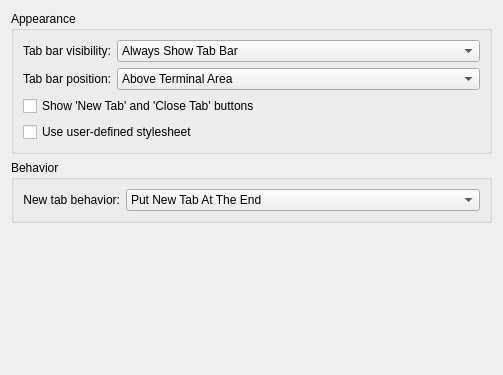
<?xml version="1.0" encoding="UTF-8"?>
<ui version="4.0">
 <class>TabBarSettings</class>
 <widget class="QWidget" name="TabBarSettings">
  <property name="geometry">
   <rect>
    <x>0</x>
    <y>0</y>
    <width>503</width>
    <height>375</height>
   </rect>
  </property>
  <layout class="QGridLayout" name="gridLayout_3">
   <item row="0" column="0">
    <widget class="QGroupBox" name="groupBox_1">
     <property name="title">
      <string>Appearance</string>
     </property>
     <layout class="QGridLayout" name="gridLayout">
      <item row="0" column="0">
       <widget class="QLabel" name="label_1">
        <property name="text">
         <string>Tab bar visibility:</string>
        </property>
        <property name="alignment">
         <set>Qt::AlignRight|Qt::AlignTrailing|Qt::AlignVCenter</set>
        </property>
       </widget>
      </item>
      <item row="0" column="1" colspan="2">
       <widget class="KComboBox" name="kcfg_TabBarVisibility">
        <property name="sizePolicy">
         <sizepolicy hsizetype="Preferred" vsizetype="Fixed">
          <horstretch>1</horstretch>
          <verstretch>0</verstretch>
         </sizepolicy>
        </property>
        <item>
         <property name="text">
          <string>Always Show Tab Bar</string>
         </property>
        </item>
        <item>
         <property name="text">
          <string>Show Tab Bar When Needed</string>
         </property>
        </item>
        <item>
         <property name="text">
          <string>Always Hide Tab Bar</string>
         </property>
        </item>
       </widget>
      </item>
      <item row="1" column="0">
       <widget class="QLabel" name="label_2">
        <property name="text">
         <string>Tab bar position:</string>
        </property>
        <property name="alignment">
         <set>Qt::AlignRight|Qt::AlignTrailing|Qt::AlignVCenter</set>
        </property>
       </widget>
      </item>
      <item row="1" column="1" colspan="2">
       <widget class="KComboBox" name="kcfg_TabBarPosition">
        <property name="sizePolicy">
         <sizepolicy hsizetype="Preferred" vsizetype="Fixed">
          <horstretch>1</horstretch>
          <verstretch>0</verstretch>
         </sizepolicy>
        </property>
        <item>
         <property name="text">
          <string>Above Terminal Area</string>
         </property>
        </item>
        <item>
         <property name="text">
          <string>Below Terminal Area</string>
         </property>
        </item>
       </widget>
      </item>
      <item row="2" column="0" colspan="3">
       <widget class="QCheckBox" name="kcfg_ShowQuickButtons">
        <property name="text">
         <string>Show 'New Tab' and 'Close Tab' buttons</string>
        </property>
       </widget>
      </item>
      <item row="3" column="0" colspan="2">
       <widget class="QCheckBox" name="kcfg_TabBarUseUserStyleSheet">
        <property name="text">
         <string>Use user-defined stylesheet</string>
        </property>
       </widget>
      </item>
      <item row="3" column="2">
       <widget class="KUrlRequester" name="kcfg_TabBarUserStyleSheetFile">
        <property name="sizePolicy">
         <sizepolicy hsizetype="Preferred" vsizetype="Fixed">
          <horstretch>2</horstretch>
          <verstretch>0</verstretch>
         </sizepolicy>
        </property>
        <property name="filter">
         <string>text/css</string>
        </property>
       </widget>
      </item>
     </layout>
    </widget>
   </item>
   <item row="1" column="0">
    <widget class="QGroupBox" name="groupBox_2">
     <property name="title">
      <string>Behavior</string>
     </property>
     <layout class="QGridLayout" name="gridLayout_2">
      <item row="0" column="0">
       <widget class="QLabel" name="label_3">
        <property name="text">
         <string>New tab behavior:</string>
        </property>
        <property name="alignment">
         <set>Qt::AlignRight|Qt::AlignTrailing|Qt::AlignVCenter</set>
        </property>
       </widget>
      </item>
      <item row="0" column="1">
       <widget class="KComboBox" name="kcfg_NewTabBehavior">
        <property name="sizePolicy">
         <sizepolicy hsizetype="Preferred" vsizetype="Fixed">
          <horstretch>1</horstretch>
          <verstretch>0</verstretch>
         </sizepolicy>
        </property>
        <item>
         <property name="text">
          <string>Put New Tab At The End</string>
         </property>
        </item>
        <item>
         <property name="text">
          <string>Put New Tab After Current Tab</string>
         </property>
        </item>
       </widget>
      </item>
     </layout>
    </widget>
   </item>
   <item row="2" column="0">
    <spacer>
     <property name="orientation">
      <enum>Qt::Vertical</enum>
     </property>
     <property name="sizeHint" stdset="0">
      <size>
       <width>20</width>
       <height>4</height>
      </size>
     </property>
    </spacer>
   </item>
  </layout>
 </widget>
 <customwidgets>
  <customwidget>
   <class>KComboBox</class>
   <extends>QComboBox</extends>
   <header>kcombobox.h</header>
  </customwidget>
  <customwidget>
   <class>KUrlRequester</class>
   <extends>QFrame</extends>
   <header>kurlrequester.h</header>
  </customwidget>
 </customwidgets>
 <connections/>
</ui>
